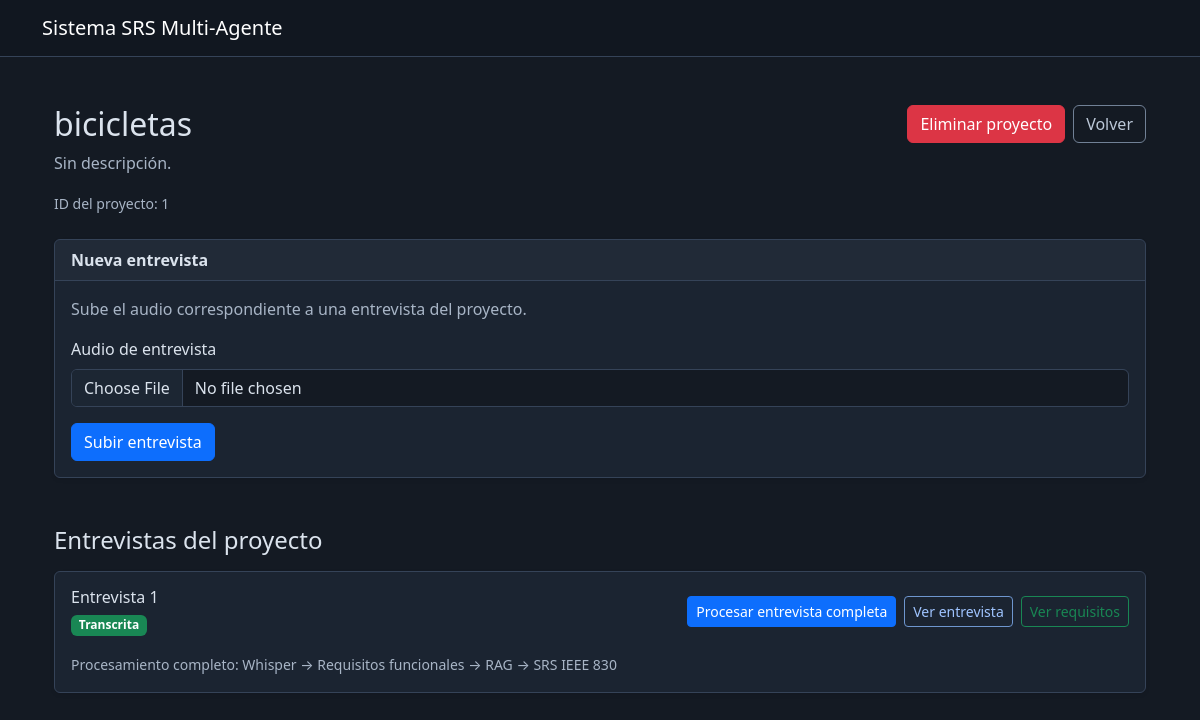
/projects/1, run on the app's committed database.
### app/models.py (models this page shows, shortened)
class Project(db.Model):
    id = db.Column(
        db.Integer,
        primary_key=True
    )
    name = db.Column(
        db.String(150),
        nullable=False
    )
    description = db.Column(
        db.Text,
        nullable=True
    )
    created_at = db.Column(
        db.DateTime,
        default=datetime.utcnow
    )

class Interview(db.Model):
    original_transcription = db.Column(db.Text, nullable=True)
    id = db.Column(
        db.Integer,
        primary_key=True
    )
    project_id = db.Column(
        db.Integer,
        db.ForeignKey("project.id"),
        nullable=False
    )
    audio_path = db.Column(
        db.String(300),
        nullable=True
    )
    transcription = db.Column(
        db.Text,
        nullable=True
    )
    created_at = db.Column(
        db.DateTime,
        default=datetime.utcnow
    )

### app/routes.py (the view)
@main.route(
    "/projects/<int:project_id>"
)
def project_detail(project_id):
    project = Project.query.get_or_404(
        project_id
    )
    interviews = (
        Interview.query
        .filter_by(
            project_id=project.id
        )
        .order_by(
            Interview.created_at.desc()
        )
        .all()
    )
    latest_srs = (
        SRSDocument.query
        .filter_by(
            project_id=project.id
        )
        .order_by(
            SRSDocument.created_at.desc()
        )
        .first()
    )
    return render_template(
        "project.html",
        project=project,
        interviews=interviews,
        project_context=get_project_context(project.id),
        latest_srs=latest_srs
    )

### app/routes.py (called while the page is built)
def get_project_context(project_id):
    record = db.session.get(ProjectContext, project_id)
    return load_enriched_context(record.content) if record else None

### app/templates/project.html (shortened to what this page needs)
{% extends "base.html" %}
{% block content %}
<div class="container py-4">
    <div
        class="d-flex
               justify-content-between
               align-items-start
               flex-wrap
               gap-3
               mb-4"
    >
        <div>
            <h2>
                {{ project.name }}
            </h2>
            <p class="text-muted">
                {{ project.description
                   or
                   "Sin descripción." }}
            </p>
            <small class="text-muted">
                ID del proyecto:
                {{ project.id }}
            </small>
        </div>
        <div class="d-flex flex-wrap gap-2">
            <form
                action="{{ url_for(
                    'main.delete_project',
                    project_id=project.id
                ) }}"
                method="POST"
                onsubmit="
                    return confirm(
                        '¿Seguro que deseas eliminar este proyecto? Se eliminarán también sus entrevistas, requisitos y documentos SRS.'
                    );
                "
            >
                <button
                    type="submit"
                    class="btn btn-danger"
                >
                    Eliminar proyecto
                </button>
            </form>
            <a
                href="{{ url_for(
                    'main.index'
                ) }}"
                class="btn btn-outline-secondary"
            >
                Volver
            </a>
        </div>
    </div>
    <div class="card mb-5 shadow-sm">
        <div class="card-header">
            <strong>
                Nueva entrevista
            </strong>
        </div>
        <div class="card-body">
            <p class="text-muted">
                Sube el audio correspondiente
                a una entrevista del proyecto.
            </p>
            <form
                method="POST"
                action="{{ url_for(
                    'main.upload_interview',
                    project_id=project.id
                ) }}"
                enctype="multipart/form-data"
            >
                <div class="mb-3">
                    <label
                        for="audio"
                        class="form-label"
                    >
                        Audio de entrevista
                    </label>
                    <input
                        id="audio"
                        type="file"
                        name="audio"
                        class="form-control"
                        accept=".mp3,.wav,.m4a,.ogg,.webm,.mp4"
                        required
                    >
                </div>
                <button
                    type="submit"
                    class="btn btn-primary"
                >
                    Subir entrevista
                </button>
            </form>
        </div>
    </div>
    <h4 class="mb-3">
        Entrevistas del proyecto
    </h4>
    {% if interviews %}
        {% for interview in interviews %}
            <div class="card mb-3 shadow-sm">
                <div class="card-body">
                    <div
                        class="d-flex
                               justify-content-between
                               align-items-center
                               flex-wrap
                               gap-3"
                    >
                        <div>
                            <h6 class="mb-1">
                                Entrevista
                                {{ interview.id }}
                            </h6>
                            {% if interview.transcription %}
                                <span class="badge bg-success">
                                    Transcrita
                                </span>
                            {% else %}
                                <span class="badge bg-secondary">
                                    Pendiente de transcripción
                                </span>
                            {% endif %}
                        </div>
                        <div class="d-flex flex-wrap gap-2">
                            <form
                                method="POST"
                                action="{{ url_for(
                                    'main.process_interview_all',
                                    interview_id=interview.id
                                ) }}"
                                onsubmit="
                                    return confirm(
                                        'Se procesará la entrevista. Si tiene aclaraciones, se conservarán sus RF actualizados y se regenerarán el contexto y el SRS. Puede tardar varios minutos. ¿Deseas continuar?'
                                    );
                                "
                            >
                                <button
                                    type="submit"
                                    class="btn btn-primary btn-sm"
                                >
                                    Procesar entrevista completa
                                </button>
                            </form>
                            <a
                                href="{{ url_for(
                                    'main.interview_detail',
                                    interview_id=interview.id
                                ) }}"
                                class="btn btn-outline-primary btn-sm"
                            >
                                Ver entrevista
                            </a>
                            {% if interview.transcription %}
                                <a
                                    href="{{ url_for(
                                        'main.view_requirements',
                                        interview_id=interview.id
                                    ) }}"
                                    class="btn btn-outline-success btn-sm"
                                >
                                    Ver requisitos
                                </a>
                            {% endif %}
                        </div>
                    </div>
                    <div class="mt-3">
                        <small class="text-muted">
                            Procesamiento completo:
                            Whisper
                            →
                            Requisitos funcionales
                            →
                            RAG
                            →
                            SRS IEEE 830
                        </small>
                    </div>
                </div>
            </div>
        {% endfor %}
    {% else %}
        <div class="alert alert-info">
            Este proyecto todavía no tiene
            entrevistas registradas.
        </div>
    {% endif %}
</div>
{% endblock %}

### app/static/css/style.css (style rules this page uses)
:root[data-bs-theme="dark"] { color-scheme: dark; --bs-body-bg: #141a23; --bs-body-color: #dbe3ed; --bs-emphasis-color: #ecf1f7; --bs-secondary-color: #a8b5c6; --bs-secondary-bg: #202b3a; --bs-tertiary-bg: #1c2633; --bs-border-color: #354358; --bs-link-color: #9fc4ff; --bs-link-color-rgb: 159, 196, 255; --bs-link-hover-color: #c5dcff; --bs-link-hover-color-rgb: 197, 220, 255; }
body { background-color: var(--bs-body-bg); color: var(--bs-body-color); }
.card { --bs-card-bg: #1b2431; --bs-card-border-color: #354358; }
.form-control::placeholder { color: #a8b5c6; opacity: 1; }
.btn-outline-primary { --bs-btn-color: #9fc4ff; --bs-btn-border-color: #6e96cf; }
.btn-outline-secondary { --bs-btn-color: #bcc8d8; --bs-btn-border-color: #718196; }
.card { height: 100%; }

### data on the page
Project: name "bicicletas", description "Sin descripción.", id "1"
Interview: id "1", shows "Transcrita"
